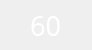
<?xml version="1.0" encoding="UTF-8"?>
<ui version="4.0">
 <class>CompteARebours</class>
 <widget class="QWidget" name="CompteARebours">
  <property name="geometry">
   <rect>
    <x>0</x>
    <y>0</y>
    <width>92</width>
    <height>50</height>
   </rect>
  </property>
  <property name="windowTitle">
   <string>Form</string>
  </property>
  <property name="windowOpacity">
   <double>100.000000000000000</double>
  </property>
  <property name="autoFillBackground">
   <bool>true</bool>
  </property>
  <widget class="QLabel" name="label">
   <property name="geometry">
    <rect>
     <x>0</x>
     <y>0</y>
     <width>91</width>
     <height>51</height>
    </rect>
   </property>
   <property name="palette">
    <palette>
     <active>
      <colorrole role="WindowText">
       <brush brushstyle="SolidPattern">
        <color alpha="255">
         <red>255</red>
         <green>255</green>
         <blue>255</blue>
        </color>
       </brush>
      </colorrole>
      <colorrole role="Text">
       <brush brushstyle="SolidPattern">
        <color alpha="255">
         <red>255</red>
         <green>255</green>
         <blue>255</blue>
        </color>
       </brush>
      </colorrole>
      <colorrole role="ButtonText">
       <brush brushstyle="SolidPattern">
        <color alpha="255">
         <red>255</red>
         <green>255</green>
         <blue>255</blue>
        </color>
       </brush>
      </colorrole>
      <colorrole role="PlaceholderText">
       <brush brushstyle="SolidPattern">
        <color alpha="128">
         <red>255</red>
         <green>255</green>
         <blue>255</blue>
        </color>
       </brush>
      </colorrole>
     </active>
     <inactive>
      <colorrole role="WindowText">
       <brush brushstyle="SolidPattern">
        <color alpha="255">
         <red>255</red>
         <green>255</green>
         <blue>255</blue>
        </color>
       </brush>
      </colorrole>
      <colorrole role="Text">
       <brush brushstyle="SolidPattern">
        <color alpha="255">
         <red>255</red>
         <green>255</green>
         <blue>255</blue>
        </color>
       </brush>
      </colorrole>
      <colorrole role="ButtonText">
       <brush brushstyle="SolidPattern">
        <color alpha="255">
         <red>255</red>
         <green>255</green>
         <blue>255</blue>
        </color>
       </brush>
      </colorrole>
      <colorrole role="PlaceholderText">
       <brush brushstyle="SolidPattern">
        <color alpha="128">
         <red>255</red>
         <green>255</green>
         <blue>255</blue>
        </color>
       </brush>
      </colorrole>
     </inactive>
     <disabled>
      <colorrole role="WindowText">
       <brush brushstyle="SolidPattern">
        <color alpha="255">
         <red>120</red>
         <green>120</green>
         <blue>120</blue>
        </color>
       </brush>
      </colorrole>
      <colorrole role="Text">
       <brush brushstyle="SolidPattern">
        <color alpha="255">
         <red>120</red>
         <green>120</green>
         <blue>120</blue>
        </color>
       </brush>
      </colorrole>
      <colorrole role="ButtonText">
       <brush brushstyle="SolidPattern">
        <color alpha="255">
         <red>120</red>
         <green>120</green>
         <blue>120</blue>
        </color>
       </brush>
      </colorrole>
      <colorrole role="PlaceholderText">
       <brush brushstyle="SolidPattern">
        <color alpha="128">
         <red>0</red>
         <green>0</green>
         <blue>0</blue>
        </color>
       </brush>
      </colorrole>
     </disabled>
    </palette>
   </property>
   <property name="font">
    <font>
     <family>Rockwell</family>
     <pointsize>20</pointsize>
     <weight>50</weight>
     <bold>false</bold>
    </font>
   </property>
   <property name="text">
    <string notr="true">60</string>
   </property>
   <property name="textFormat">
    <enum>Qt::RichText</enum>
   </property>
   <property name="alignment">
    <set>Qt::AlignCenter</set>
   </property>
  </widget>
 </widget>
 <resources/>
 <connections/>
</ui>
